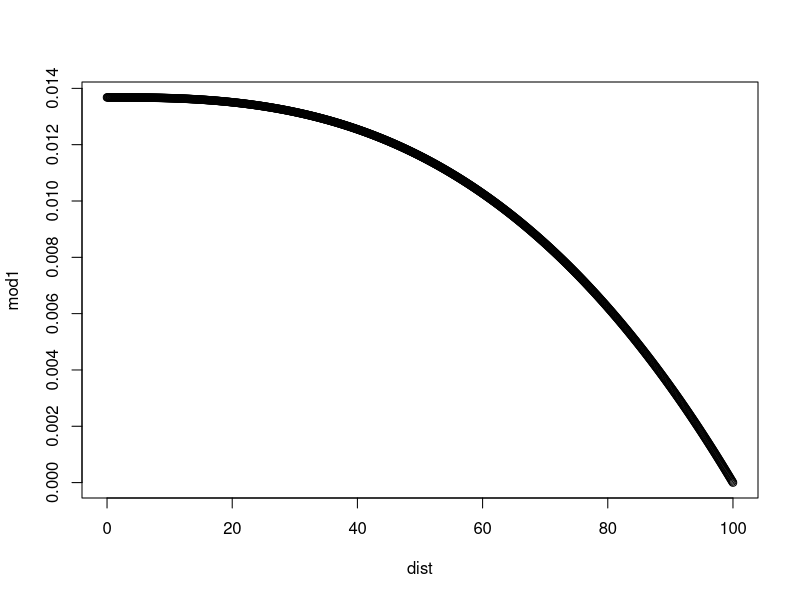

The R source for this figure:
dist<-seq(0,100,by=0.1)
b<-1
t<-100

mod<-1-(dist/t)^((exp(1)*b))
mod1<-mod*((exp(1)*b)+1)/(exp(1)*b*t)
plot(dist,mod1)#,ylim=c(0,1))
